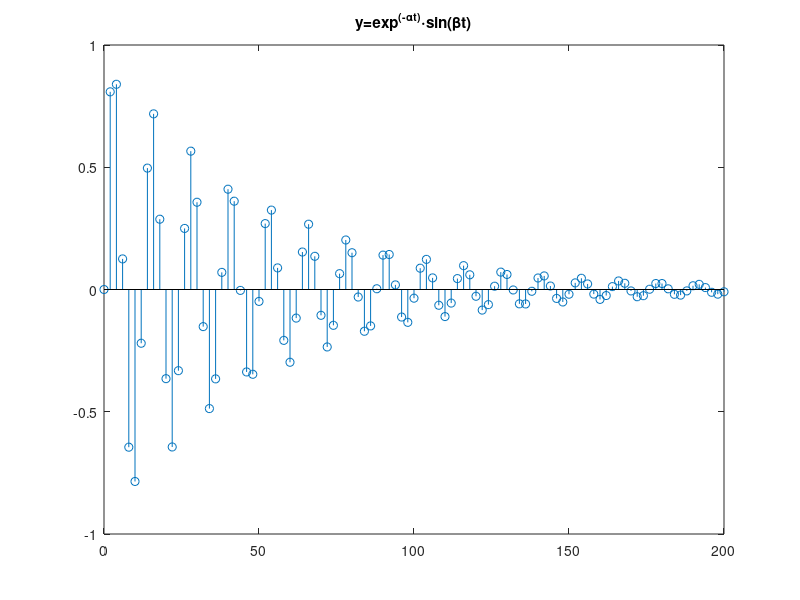

Source code (MATLAB):
f1=figure(1); clf reset
set(f1,'units','normalized','position',[0.3652 0.3008 0.6016 0.6016])

alpha=0.02; beta=0.5;
t=0:2:200;
y=exp(-alpha*t).*sin(beta*t);
stem(t,y)
title('y=exp^{(-\alphat)}\cdotsin(\betat)')
